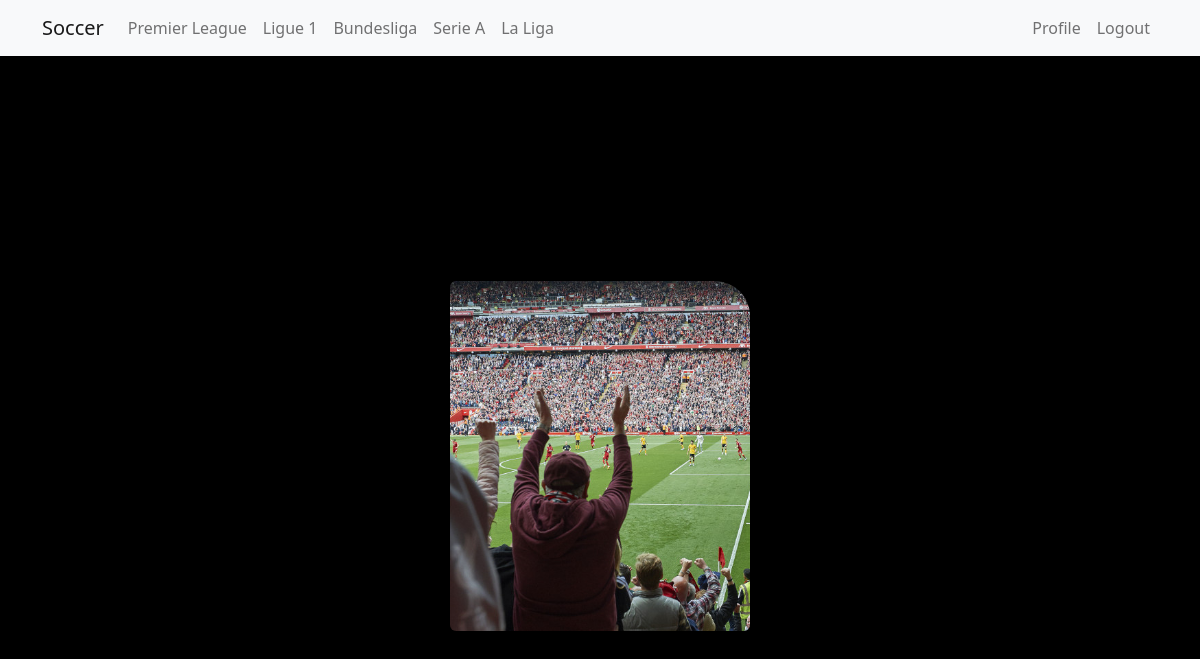
/profile/ (signed in), run on the app's committed database.
### core/models.py (models this page shows, shortened)
class League(models.Model):
    slug = models.SlugField(max_length=200, blank=True, null=True)
    name = models.CharField(max_length=255)
    country = models.CharField(max_length=255)

### users/views.py (the view)
# urls.py: path('profile/', user_views.profile, name="profile"),
@login_required
def profile(request):
    return render(request, 'users/profile.html')

### core/processor.py (called while the page is built)
def context_pro(request):
    leagues = League.objects.all()
    context = {
        'leagues': leagues
    }
    return context

### users/templates/users/profile.html (shortened to what this page needs)
{% extends 'core/base.html' %}
{% block content %}
<div class="wrapper">
    <div class="profile">
    </div>
</div>
{% endblock content %}

### core/templates/core/base.html (shortened to what this page needs)
{% load static %}
<!DOCTYPE html>
<html lang="en">
<head>
    <link href="https://cdn.jsdelivr.net/npm/bootstrap@5.0.2/dist/css/bootstrap.min.css" rel="stylesheet">
    <link rel="stylesheet" href="https://use.fontawesome.com/releases/v5.0.8/css/all.css">
    <link rel="stylesheet" type="text/css" href="{% static 'css/style.css' %}">
</head>
<body>
    <nav class="navbar navbar-expand-lg navbar-light bg-light">
        <div class="container">
            <a class="navbar-brand" href="{% url 'home' %}">Soccer</a>
            <div class="collapse navbar-collapse" id="navbarNav">
                <ul class="navbar-nav me-auto">
                    {% for league in leagues %}
                    <li class="nav-item active">
                    <a class="nav-link" href="{% url 'league' slug=league.slug %}">{{ league.name }}</a>
                    </li>
                    {% endfor %}
                </ul>
                <ul class="navbar-nav ms-auto">
                    {% if user.is_authenticated %}
                        <li class="nav-item active">
                            <a class="nav-link" href="{% url 'profile' %}">Profile</a>
                        </li>
                        <li class="nav-item active">
                            <a class="nav-link" href="{% url 'logout' %}">Logout</a>
                        </li>
                    {% endif %}
                </ul>
            </div>
        </div>
    </nav>
    {% block content %}
    {% endblock content %}
</body>
</html>

### static/css/style.css (style rules this page uses)
.wrapper { display: flex; justify-content: center; align-items: center; height: 100vh; background:#000 }
.profile { position: relative; width: 300px; height: 350px; background:url("../../media/images/anfield.jpeg"); background-size: cover; cursor: pointer; border: 12px; border-top-right-radius: 35px !important; border-radius: 6px }

### data on the page
League: name "Premier League"
League: name "Ligue 1"
League: name "Bundesliga"
League: name "Serie A"
League: name "La Liga"
